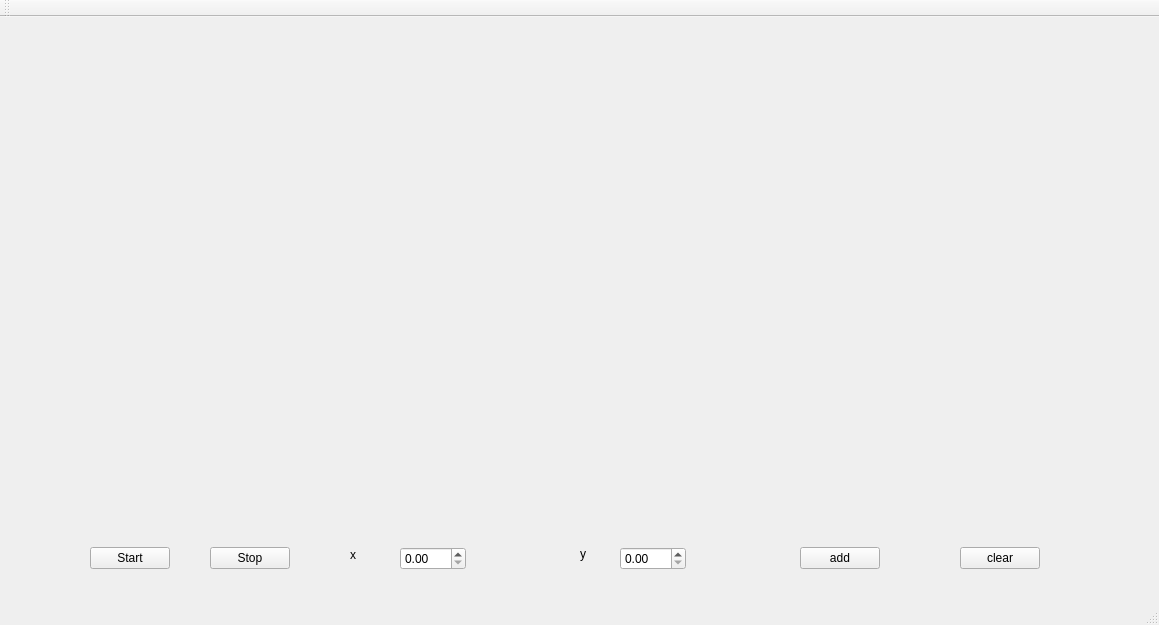
<?xml version="1.0" encoding="UTF-8"?>
<ui version="4.0">
 <class>MainWindow</class>
 <widget class="QMainWindow" name="MainWindow">
  <property name="geometry">
   <rect>
    <x>0</x>
    <y>0</y>
    <width>1159</width>
    <height>625</height>
   </rect>
  </property>
  <property name="windowTitle">
   <string>MainWindow</string>
  </property>
  <widget class="QWidget" name="centralWidget">
   <widget class="QCustomPlot" name="plot" native="true">
    <property name="geometry">
     <rect>
      <x>50</x>
      <y>30</y>
      <width>1071</width>
      <height>471</height>
     </rect>
    </property>
   </widget>
   <widget class="QLabel" name="label">
    <property name="geometry">
     <rect>
      <x>350</x>
      <y>530</y>
      <width>31</width>
      <height>16</height>
     </rect>
    </property>
    <property name="text">
     <string>x</string>
    </property>
   </widget>
   <widget class="QLabel" name="label_2">
    <property name="geometry">
     <rect>
      <x>580</x>
      <y>530</y>
      <width>59</width>
      <height>14</height>
     </rect>
    </property>
    <property name="text">
     <string>y</string>
    </property>
   </widget>
   <widget class="QDoubleSpinBox" name="bx_x">
    <property name="geometry">
     <rect>
      <x>400</x>
      <y>530</y>
      <width>66</width>
      <height>23</height>
     </rect>
    </property>
   </widget>
   <widget class="QDoubleSpinBox" name="bx_y">
    <property name="geometry">
     <rect>
      <x>620</x>
      <y>530</y>
      <width>66</width>
      <height>23</height>
     </rect>
    </property>
   </widget>
   <widget class="QPushButton" name="btn_add">
    <property name="geometry">
     <rect>
      <x>800</x>
      <y>530</y>
      <width>80</width>
      <height>22</height>
     </rect>
    </property>
    <property name="text">
     <string>add</string>
    </property>
   </widget>
   <widget class="QPushButton" name="ptn_clear">
    <property name="geometry">
     <rect>
      <x>960</x>
      <y>530</y>
      <width>80</width>
      <height>22</height>
     </rect>
    </property>
    <property name="text">
     <string>clear</string>
    </property>
   </widget>
   <widget class="QPushButton" name="btn_stop">
    <property name="geometry">
     <rect>
      <x>210</x>
      <y>530</y>
      <width>80</width>
      <height>22</height>
     </rect>
    </property>
    <property name="text">
     <string>Stop</string>
    </property>
   </widget>
   <widget class="QPushButton" name="btn_start">
    <property name="geometry">
     <rect>
      <x>90</x>
      <y>530</y>
      <width>80</width>
      <height>22</height>
     </rect>
    </property>
    <property name="text">
     <string>Start</string>
    </property>
   </widget>
  </widget>
  <widget class="QMenuBar" name="menuBar">
   <property name="geometry">
    <rect>
     <x>0</x>
     <y>0</y>
     <width>1159</width>
     <height>22</height>
    </rect>
   </property>
  </widget>
  <widget class="QToolBar" name="mainToolBar">
   <attribute name="toolBarArea">
    <enum>TopToolBarArea</enum>
   </attribute>
   <attribute name="toolBarBreak">
    <bool>false</bool>
   </attribute>
  </widget>
  <widget class="QStatusBar" name="statusBar"/>
 </widget>
 <layoutdefault spacing="6" margin="11"/>
 <customwidgets>
  <customwidget>
   <class>QCustomPlot</class>
   <extends>QWidget</extends>
   <header location="global">qcustomplot.h</header>
   <container>1</container>
  </customwidget>
 </customwidgets>
 <resources/>
 <connections/>
</ui>
